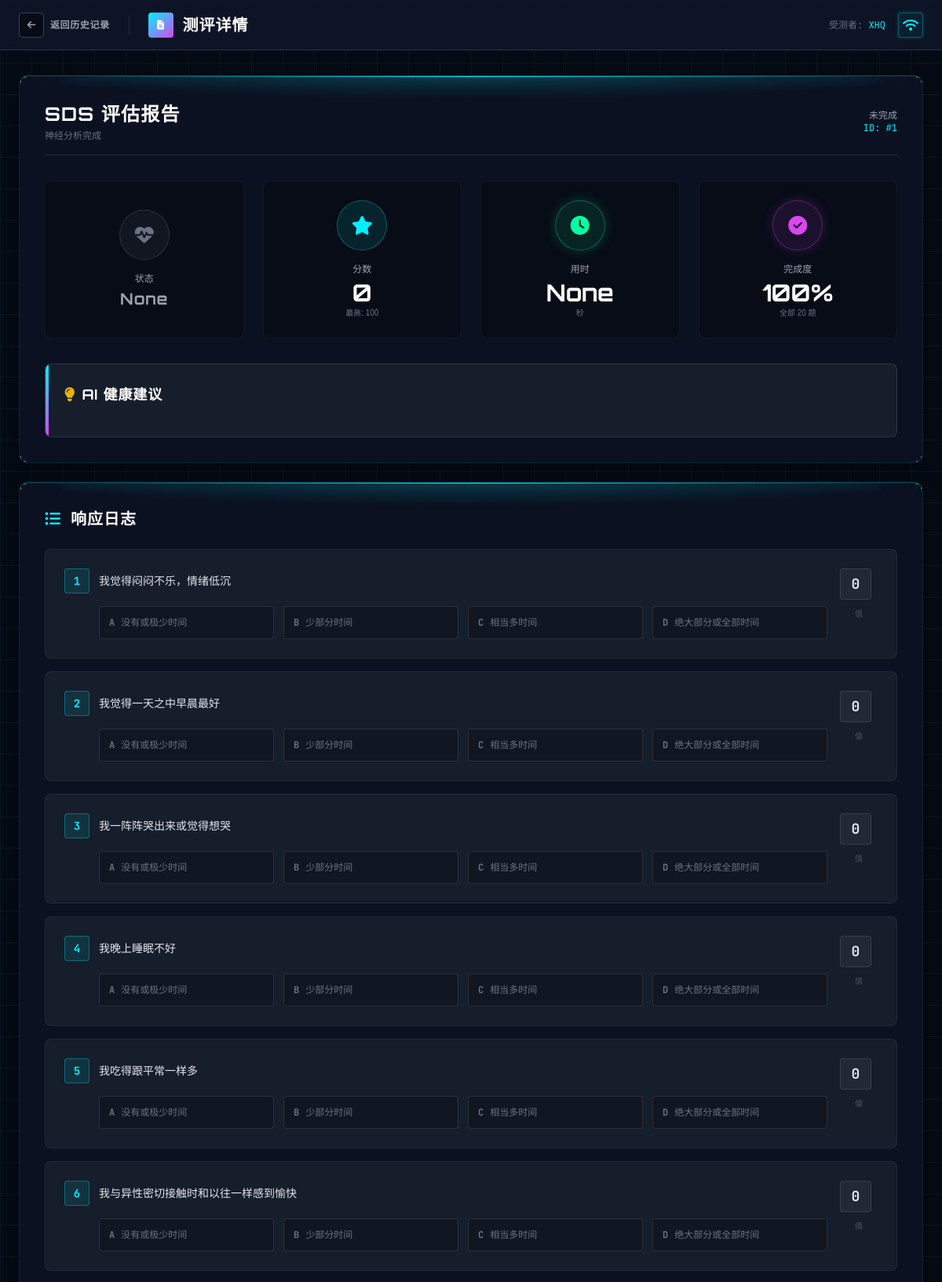
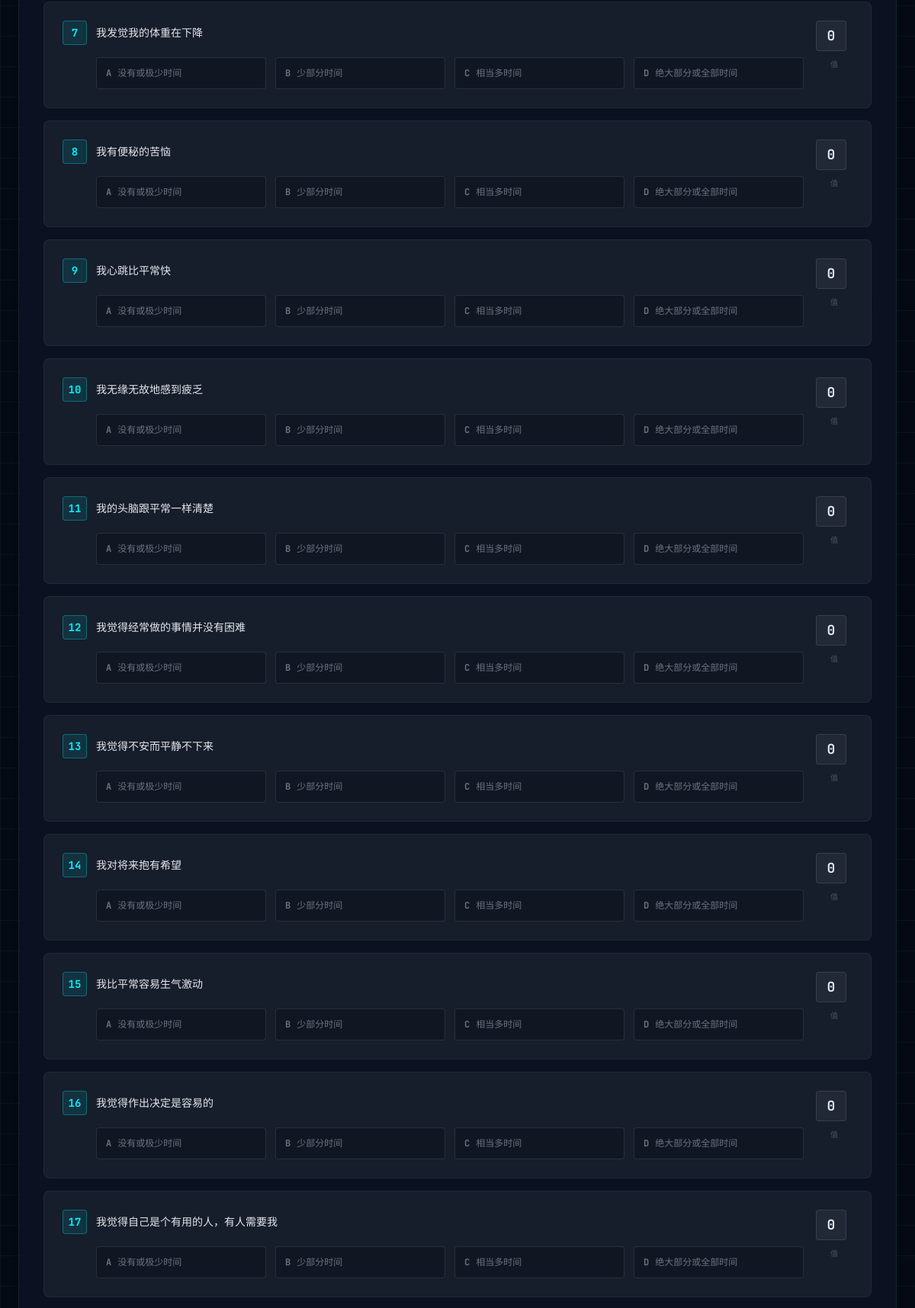
The app's page /detail?test_id=1 (signed in, upper part) with its own data (2 pictures, top to bottom).
### tables this page shows
CREATE TABLE test (
            id INTEGER PRIMARY KEY AUTOINCREMENT,
            role INTEGER DEFAULT 1,
            choose VARCHAR(24) DEFAULT '000000000000000000000000',
            score INTEGER DEFAULT 0,
            user_id INTEGER NOT NULL DEFAULT 1,
            start_time DATETIME,
            finish_time DATETIME,
            use_time INTEGER,
            status VARCHAR(25),
            result VARCHAR(10), emotion_data TEXT, comprehensive_score REAL, comprehensive_result TEXT,
            FOREIGN KEY (user_id) REFERENCES userinfo (id)
        );

### flask_app/views/main.py (the view)
@mi.route('/detail', methods=["GET", "POST", "HEAD"])
def detail():
    if request.method == "HEAD":
        return '', 200
    user_name = session.get("userinfo")['name']
    test_id = request.form.get("test_id") or request.args.get("test_id")
    if not test_id:
        print(f"错误: detail路由未获取到test_id, method={request.method}, form={request.form}, args={request.args}")
        return redirect('/history')
    print(f"查询test记录: test_id={test_id}, type={type(test_id)}")
    test = db.fetch_one("select * from test where id=?", [test_id])
    if not test:
        print(f"错误: 未找到test记录, test_id={test_id}")
        return redirect('/history')
    print(f"找到test记录: id={test.get('id')}, status={test.get('status')}, finish_time={test.get('finish_time')}")
    if test.get('finish_time'):
        test['finish_time'] = parse_datetime(test['finish_time']).strftime('%Y-%m-%d %H:%M')
    else:
        test['finish_time'] = '未完成'
    result = []
    if test.get('choose'):
        for question, choice in zip(sds_questions, test['choose']):
            item = {
                'question': question,
                'choose': choice
            }
            result.append(item)
    print(result)
    return render_template("detail.html", test=test, result=result, user_name=user_name)

### flask_app/__init__.py (called while the page is built)
def auth():
    if request.path.startswith('/static'):
        return
    if request.path in ['/login', '/register']:
        return
    userinfo = session.get("userinfo")
    if not userinfo:
        return redirect('/login')

### utils/db.py (called while the page is built)
def get_connection():
    return sqlite3.connect(DB_PATH)

def fetch_one(sql, params):
    conn = get_connection()
    cursor = conn.cursor()
    cursor.execute(sql, params)
    result = cursor.fetchone()
    if result:
        columns = [description[0] for description in cursor.description]
        result = dict(zip(columns, result))
    cursor.close()
    conn.close()
    return result

### flask_app/templates/detail.html (shortened to what this page needs)
<!DOCTYPE html>
<html lang="zh">
<head>
    <link href="https://cdnjs.cloudflare.com/ajax/libs/font-awesome/6.4.0/css/all.min.css" rel="stylesheet">
    <script src="https://cdn.tailwindcss.com"></script>
</head>
<body class="min-h-screen flex flex-col font-sans selection:bg-tech-primary selection:text-black pb-6">
    <div class="fixed inset-0 pointer-events-none opacity-10 bg-scan-line animate-scan z-0"></div>
    <nav class="h-16 border-b border-tech-primary/20 bg-tech-panel/80 backdrop-blur-md sticky top-0 z-50">
        <div class="w-full max-w-[1920px] mx-auto h-full px-6 flex justify-between items-center">
            <div class="flex items-center space-x-6">
                <form action="/history" method="GET" class="inline">
                    <button type="submit" class="group flex items-center space-x-2 text-gray-400 hover:text-tech-primary transition-colors">
                        <div class="w-8 h-8 flex items-center justify-center border border-gray-700 rounded group-hover:border-tech-primary group-hover:shadow-neon transition-all bg-black/40">
                            <i class="fas fa-arrow-left text-xs"></i>
                        </div>
                        <span class="font-bold tracking-wider text-xs">返回历史记录</span>
                    </button>
                </form>
                <div class="flex items-center space-x-3">
                    <div class="w-8 h-8 bg-gradient-to-br from-tech-primary to-tech-secondary rounded flex items-center justify-center shadow-neon">
                        <i class="fas fa-file-alt text-white text-xs"></i>
                    </div>
                    <span class="text-xl font-bold font-tech text-white tracking-wider">测评详情</span>
                </div>
            </div>
            <div class="flex items-center gap-4">
                 <div class="text-xs font-mono text-gray-500">受测者: <span class="text-tech-primary">{{ user_name }}</span></div>
                 <div class="w-8 h-8 rounded border border-tech-primary/30 flex items-center justify-center text-tech-primary bg-tech-primary/5 shadow-[0_0_5px_rgba(0,240,255,0.2)]">
                    <i class="fas fa-wifi"></i>
                </div>
            </div>
        </div>
    </nav>
    <main class="flex-1 w-full max-w-[1920px] mx-auto px-6 py-8 relative z-10 flex flex-col gap-6">
        <div class="cyber-panel panel-3d-top p-8 group relative">
            <div class="corner-bracket c-tl"></div><div class="corner-bracket c-tr"></div>
            <div class="corner-bracket c-bl"></div><div class="corner-bracket c-br"></div>
            <div class="flex items-center justify-between mb-8 pb-4 border-b border-white/10">
                <div>
                    <h1 class="text-2xl font-bold text-white mb-1 font-tech tracking-wider">SDS 评估报告</h1>
                    <p class="text-gray-500 text-xs font-mono">神经分析完成</p>
                </div>
                <div class="text-right font-mono">
                    <div class="text-gray-400 text-xs">{{ test.finish_time }}</div>
                    <div class="text-tech-primary text-xs">ID: #{{ test.id }}</div>
                </div>
            </div>
            <div class="grid grid-cols-1 md:grid-cols-4 gap-6 mb-8">
                <div class="bg-black/30 rounded-lg p-6 border border-white/5 flex flex-col items-center justify-center group/card hover:border-white/20 transition-all relative overflow-hidden">
                    <div class="absolute inset-0
                        {% if test.result == '无抑郁' %}bg-tech-success/5{% elif test.result == '轻度抑郁' %}bg-tech-warning/5{% elif test.result == '中度抑郁' %}bg-orange-500/5{% elif test.result == '重度抑郁' %}bg-tech-danger/5{% endif %}">
                    </div>
                    <div class="w-16 h-16 rounded-full flex items-center justify-center mb-4 border
                        {% if test.result == '无抑郁' %}border-tech-success/30 bg-tech-success/10 text-tech-success shadow-[0_0_15px_rgba(5,255,161,0.3)]{% elif test.result == '轻度抑郁' %}border-tech-warning/30 bg-tech-warning/10 text-tech-warning shadow-[0_0_15px_rgba(245,158,11,0.3)]{% elif test.result == '中度抑郁' %}border-orange-500/30 bg-orange-500/10 text-orange-500 shadow-[0_0_15px_rgba(249,115,22,0.3)]{% elif test.result == '重度抑郁' %}border-tech-danger/30 bg-tech-danger/10 text-tech-danger shadow-[0_0_15px_rgba(239,68,68,0.3)]{% else %}border-gray-500/30 bg-gray-500/10 text-gray-500{% endif %}">
                        <i class="fas fa-heartbeat text-2xl animate-pulse-slow"></i>
                    </div>
                    <h3 class="text-xs font-mono text-gray-400 mb-1">状态</h3>
                    <p class="text-xl font-bold font-tech tracking-wider
                        {% if test.result == '无抑郁' %}text-tech-success{% elif test.result == '轻度抑郁' %}text-tech-warning{% elif test.result == '中度抑郁' %}text-orange-500{% elif test.result == '重度抑郁' %}text-tech-danger{% else %}text-gray-400{% endif %}">
                        {{ test.result }}
                    </p>
                </div>
                <div class="bg-black/30 rounded-lg p-6 border border-white/5 flex flex-col items-center justify-center hover:border-tech-primary/30 transition-all">
                    <div class="w-16 h-16 bg-tech-primary/10 rounded-full flex items-center justify-center mb-4 border border-tech-primary/30 text-tech-primary shadow-glow-cyan">
                        <i class="fas fa-star text-2xl"></i>
                    </div>
                    <h3 class="text-xs font-mono text-gray-400 mb-1">分数</h3>
                    <p class="text-3xl font-bold text-white font-tech">{{ test.score }}</p>
                    <p class="text-[10px] text-gray-500">最高: 100</p>
                </div>
                <div class="bg-black/30 rounded-lg p-6 border border-white/5 flex flex-col items-center justify-center hover:border-tech-success/30 transition-all">
                    <div class="w-16 h-16 bg-tech-success/10 rounded-full flex items-center justify-center mb-4 border border-tech-success/30 text-tech-success shadow-[0_0_15px_rgba(5,255,161,0.2)]">
                        <i class="fas fa-clock text-2xl"></i>
                    </div>
                    <h3 class="text-xs font-mono text-gray-400 mb-1">用时</h3>
                    <p class="text-3xl font-bold text-white font-tech">{{ test.use_time }}</p>
                    <p class="text-[10px] text-gray-500">秒</p>
                </div>
                <div class="bg-black/30 rounded-lg p-6 border border-white/5 flex flex-col items-center justify-center hover:border-tech-secondary/30 transition-all">
                    <div class="w-16 h-16 bg-tech-secondary/10 rounded-full flex items-center justify-center mb-4 border border-tech-secondary/30 text-tech-secondary shadow-[0_0_15px_rgba(217,70,239,0.2)]">
                        <i class="fas fa-check-circle text-2xl"></i>
                    </div>
                    <h3 class="text-xs font-mono text-gray-400 mb-1">完成度</h3>
                    <p class="text-3xl font-bold text-white font-tech">100%</p>
                    <p class="text-[10px] text-gray-500">全部 20 题</p>
                </div>
            </div>
            <div class="bg-white/5 border border-white/10 rounded-lg p-6 relative overflow-hidden">
                <div class="absolute top-0 left-0 w-1 h-full bg-gradient-to-b from-tech-primary to-tech-secondary"></div>
                <h3 class="text-lg font-bold text-white mb-4 flex items-center font-tech tracking-wider">
                    <i class="fas fa-lightbulb text-yellow-500 mr-2"></i>
                    AI 健康建议
                </h3>
            </div>
        </div>
        <div class="cyber-panel panel-3d-top p-8 group relative">
            <div class="corner-bracket c-tl"></div><div class="corner-bracket c-tr"></div>
            <h2 class="text-xl font-bold text-white mb-6 flex items-center font-tech tracking-wider">
                <i class="fas fa-list-ul text-tech-primary mr-3"></i>
                响应日志
            </h2>
            <div class="space-y-4">
                {% for item in result %}
                <div class="bg-white/5 rounded-lg p-6 border border-white/5 hover:border-tech-primary/30 transition-all duration-200 group/item">
                    <div class="flex items-start justify-between">
                        <div class="flex-1">
                            <div class="flex items-center space-x-3 mb-4">
                                <span class="w-8 h-8 bg-tech-primary/10 text-tech-primary rounded flex items-center justify-center text-sm font-bold font-mono border border-tech-primary/30">
                                    {{ loop.index }}
                                </span>
                                <h3 class="text-sm font-medium text-gray-200">{{ item.question }}</h3>
                            </div>
                            <div class="grid grid-cols-1 md:grid-cols-4 gap-3 ml-11">
                                <div class="p-3 rounded border {% if item.choose == '1' %}option-selected{% else %}border-white/10 bg-black/20 text-gray-500{% endif %} flex items-center space-x-2 transition-colors">
                                    <span class="text-xs font-bold font-mono">A</span>
                                    <span class="text-xs">没有或极少时间</span>
                                </div>
                                <div class="p-3 rounded border {% if item.choose == '2' %}option-selected{% else %}border-white/10 bg-black/20 text-gray-500{% endif %} flex items-center space-x-2 transition-colors">
                                    <span class="text-xs font-bold font-mono">B</span>
                                    <span class="text-xs">少部分时间</span>
                                </div>
                                <div class="p-3 rounded border {% if item.choose == '3' %}option-selected{% else %}border-white/10 bg-black/20 text-gray-500{% endif %} flex items-center space-x-2 transition-colors">
                                    <span class="text-xs font-bold font-mono">C</span>
                                    <span class="text-xs">相当多时间</span>
                                </div>
                                <div class="p-3 rounded border {% if item.choose == '4' %}option-selected{% else %}border-white/10 bg-black/20 text-gray-500{% endif %} flex items-center space-x-2 transition-colors">
                                    <span class="text-xs font-bold font-mono">D</span>
                                    <span class="text-xs">绝大部分或全部时间</span>
                                </div>
                            </div>
                        </div>
                        <div class="ml-4 text-center min-w-[3rem]">
                            <div class="w-10 h-10 bg-white/5 rounded flex items-center justify-center mb-1 border border-white/10 group-hover/item:border-tech-primary/50 group-hover/item:text-tech-primary transition-all">
                                <span class="text-lg font-bold font-mono">{{ item.choose }}</span>
                            </div>
                            <span class="text-[10px] text-gray-600 font-mono">值</span>
                        </div>
                    </div>
                </div>
                {% endfor %}
            </div>
        </div>
    </main>
</body>
</html>

### flask_app/templates/detail.html (style rules this page uses)
body { background-color: #050b14; color: #e2e8f0; background-image: linear-gradient(to right, rgba(30, 41, 59, 0.3) 1px, transparent 1px), linear-gradient(to bottom, rgba(30, 41, 59, 0.3) 1px, transparent 1px); background-size: 40px 40px; }
.cyber-panel { background: rgba(15, 23, 42, 0.6); backdrop-filter: blur(10px); border: 1px solid rgba(0, 240, 255, 0.1); position: relative; overflow: hidden; border-top: 1px solid rgba(0, 240, 255, 0.3); border-radius: 0.75rem; transition: all 0.3s ease; box-shadow: 0 4px 30px rgba(0, 0, 0, 0.3); }
.panel-3d-top::before { content: ''; position: absolute; top: 0; left: 5%; width: 90%; height: 1px; background: linear-gradient(90deg, transparent, rgba(0, 240, 255, 1), transparent); box-shadow: 0 0 15px rgba(0, 240, 255, 0.8); z-index: 20; }
.panel-3d-top::after { content: ''; position: absolute; top: 0; left: 0; width: 100%; height: 30px; background: radial-gradient(ellipse at center top, rgba(0, 240, 255, 0.15) 0%, transparent 70%); pointer-events: none; z-index: 10; }
.corner-bracket { position: absolute; width: 8px; height: 8px; border: 2px solid #00f0ff; transition: all 0.3s ease; opacity: 0.6; z-index: 20; pointer-events: none; }
.c-tl { top: 0; left: 0; border-right: 0; border-bottom: 0; }
.c-tr { top: 0; right: 0; border-left: 0; border-bottom: 0; }
.c-bl { bottom: 0; left: 0; border-right: 0; border-top: 0; }
.c-br { bottom: 0; right: 0; border-left: 0; border-top: 0; }

### records on screen
test: finish_time "未完成", id "1", score "0"

### other values on screen
{{ user_name }} "XHQ"
{{ test.result }} "None"
{{ test.use_time }} "None"
{{ item.question }} "我觉得闷闷不乐，情绪低沉" "我觉得一天之中早晨最好" "我一阵阵哭出来或觉得想哭" "我晚上睡眠不好" "我吃得跟平常一样多" "我与异性密切接触时和以往一样感到愉快" "我发觉我的体重在下降" "我有便秘的苦恼" "我心跳比平常快" "我无缘无故地感到疲乏" "我的头脑跟平常一样清楚" "我觉得经常做的事情并没有困难" "我觉得不安而平静不下来" "我对将来抱有希望" "我比平常容易生气激动" "我觉得作出决定是容易的" "我觉得自己是个有用的人，有人需要我"
{{ item.choose }} "0" "0" "0" "0" "0" "0" "0" "0" "0" "0" "0" "0" "0" "0" "0" "0" "0"
